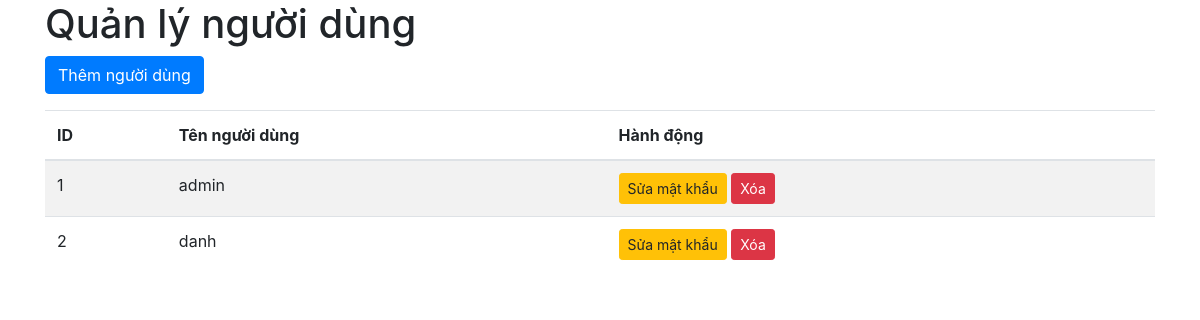
Screenshot of /users (signed in) with the database file from the repository.
### app.py (models this page shows, shortened)
class User(UserMixin, db.Model):
    id = db.Column(db.Integer, primary_key=True)
    username = db.Column(db.String(150), unique=True, nullable=False)
    password = db.Column(db.String(150), nullable=False)

### app.py (the view)
@app.route('/users')
@login_required
def manage_users():
    users = User.query.all()
    return render_template('manage_users.html', users=users, current_user=current_user)

### app.py (called while the page is built)
@login_manager.user_loader
def load_user(user_id):
    return User.query.get(int(user_id))

### templates/manage_users.html (shortened to what this page needs)
<!DOCTYPE html>
<html lang="en">
<head>
    <link rel="stylesheet" href="https://cdnjs.cloudflare.com/ajax/libs/twitter-bootstrap/4.5.2/css/bootstrap.min.css">
</head>
<body>
    <div class="container">
        <h1>Quản lý người dùng</h1>
        {% if current_user.username == 'admin' or current_user.username == 'danh' %}
            <a href="{{ url_for('add_user') }}" class="btn btn-primary mb-3">Thêm người dùng</a>
            <table class="table table-striped">
                <thead>
                    <tr>
                        <th>ID</th>
                        <th>Tên người dùng</th>
                        <th>Hành động</th>
                    </tr>
                </thead>
                <tbody>
                    {% for user in users %}
                    <tr>
                        <td>{{ user.id }}</td>
                        <td>{{ user.username }}</td>
                        <td>
                            <a href="{{ url_for('edit_user', id=user.id) }}" class="btn btn-warning btn-sm">Sửa mật khẩu</a>
                            <form action="{{ url_for('delete_user', id=user.id) }}" method="post" style="display:inline;" onsubmit="return confirm('Bạn có chắc chắn muốn xóa người dùng này?');">
                                <button type="submit" class="btn btn-danger btn-sm">Xóa</button>
                            </form>
                        </td>
                    </tr>
                    {% endfor %}
                </tbody>
            </table>
        {% else %}
            <p>Bạn không có quyền truy cập vào danh sách người dùng.</p>
        {% endif %}
    </div>
</body>
</html>

### rows the page displays
User: id "1", username "admin"
User: id "2", username "danh"
